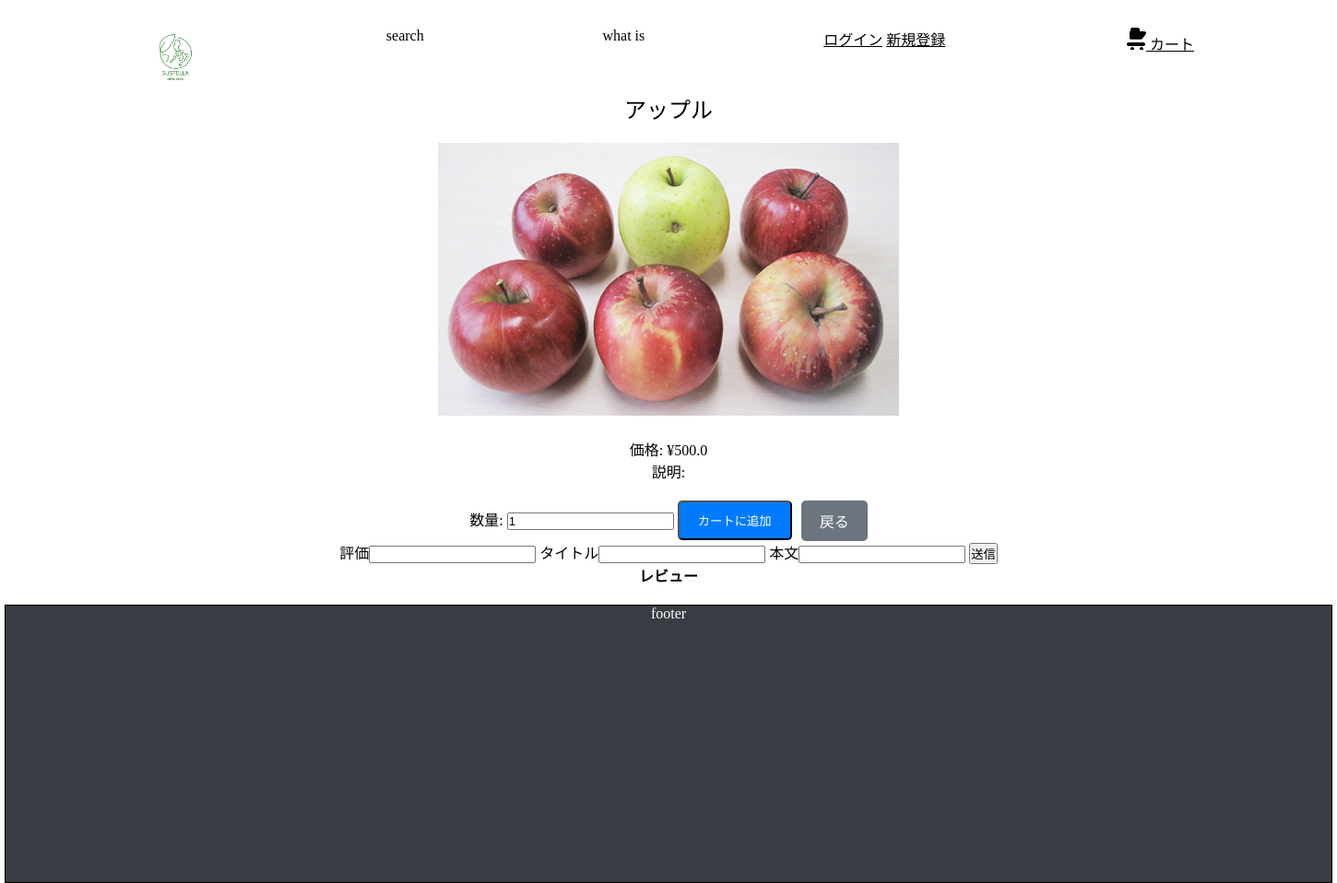
The page /store/1 on the database as committed earlier.
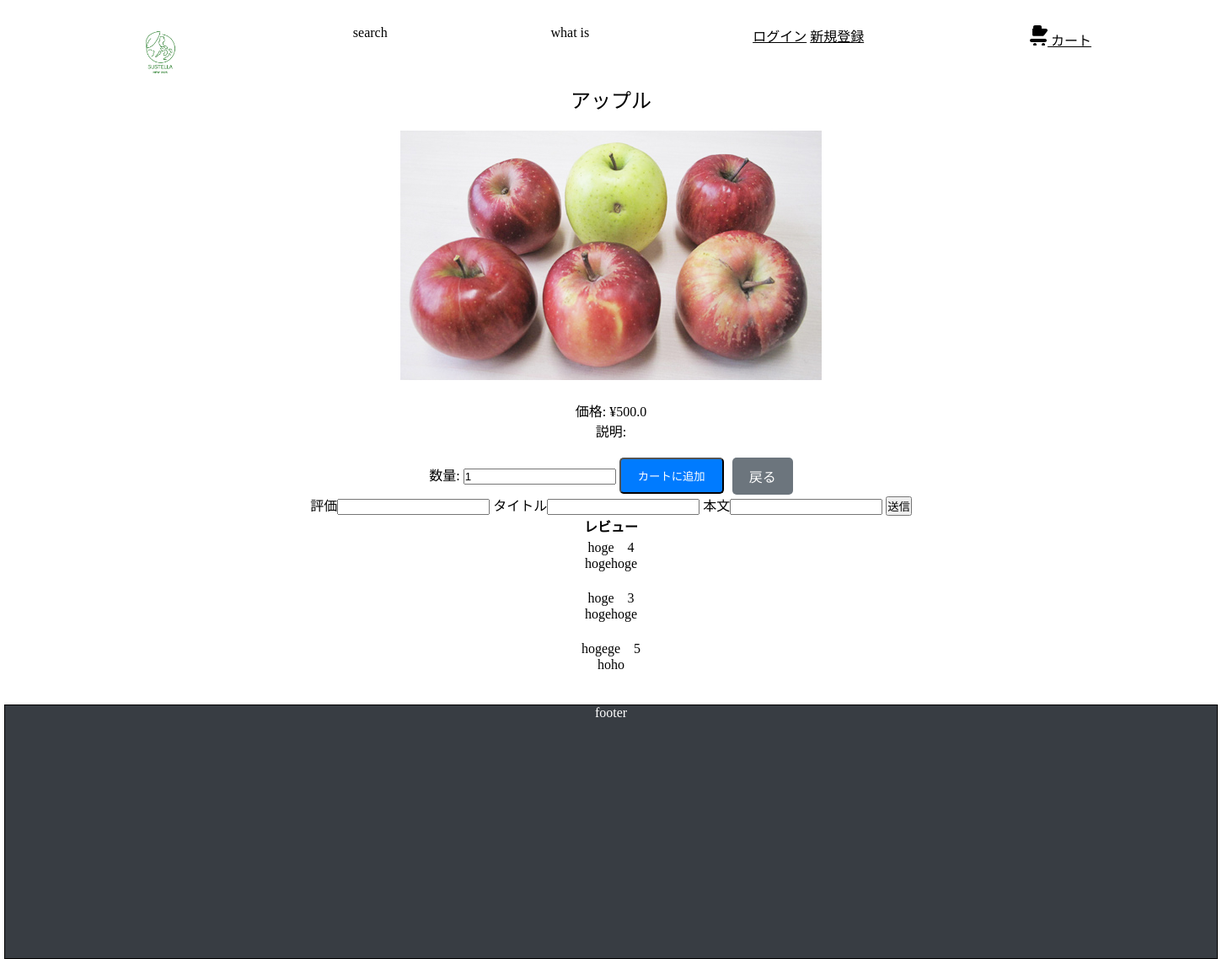
The same page on the database as committed later.
### app/models.py (models this page shows)
class Product(db.Model):
    __tablename__ = 'products'
    id = db.Column(db.Integer, primary_key=True)
    name = db.Column(db.String(50), nullable=False)
    category = db.Column(db.String(50), nullable=True)
    defect_reason = db.Column(db.String(100))
    purchase_price = db.Column(db.Float, nullable=True)
    sale_price = db.Column(db.Float, nullable=True)
    status = db.Column(db.Enum("available", "not_available",
                       name="product_status"), default="available")

class Review(db.Model):
    __tablename__ = 'review'
    id = db.Column(db.Integer, primary_key=True)
    product_id = db.Column(db.Integer, db.ForeignKey('products.id'), nullable=False)
    name = db.Column(db.String(50))
    star = db.Column(db.Integer)
    title = db.Column(db.String(100))
    describe = db.Column(db.Text)
    review_date = db.Column(db.DateTime, default=datetime.now())

### app/routes.py (the view)
@bp.route('/store/<int:id>')
def store(id):
    product = Product.query.get_or_404(id)
    image_url = url_for('static', filename=f'img/product/{product.id}.jpg')
    reviews = Review.query.filter(id == Review.product_id).all()
    return render_template('store.html', product=product, image_url=image_url, reviews=reviews)

### app/templates/store.html (shortened to what this page needs)
{% extends "layout.html" %}
{% block content %}
<div class="product-detail-container">
  <div class="product-detail">
    <h1 class="product-title">{{ product.name }}</h1>
    <div class="product-image">
      <img src="{{ image_url }}" alt="{{ product.name }}" />
    </div>
    <div class="product-info">
      <p><strong>価格:</strong> ¥{{ product.sale_price }}</p>
      <p><strong>説明:</strong> {{ product.description }}</p>
    </div>
    <div class="product-actions">
      <form action="{{ url_for('main.add_to_cart', product_id=product.id) }}" method="POST">
        <label for="quantity">数量:</label>
        <input type="number" name="quantity" id="quantity" value="1" min="1" required />
        <button type="submit" class="btn btn-primary">カートに追加</button>
      </form>
      <a href="/" class="btn btn-secondary">戻る</a>
    </div>
    <div>
      <div>
        <form action="{{ url_for('main.add_review', product_id=product.id) }}" method="post">
          <label>評価<input type="number" name="star"></label>
          <label>タイトル<input type="text" name="title"></label>
          <label>本文<input type="text" name="describe"></label>
          <input type="submit" value="送信">
        </form>
      </div>
      <div>
        <b>レビュー</b>
        {% for review in reviews %}
        <p>{{review.title}}　{{review.star}}</p>
        <p>{{review.describe}}</p>
        <br/>
        {% endfor %}
      </div>
    </div>
  </div>
</div>
{% endblock %}

### app/templates/layout.html (shortened to what this page needs)
<!DOCTYPE html>
<html lang="ja">
<head>
    <link rel="stylesheet" href="/static/css/reset-min.css">
    <link rel="stylesheet" href="/static/css/style.css">
</head>
{% include "hed.html" %}
<body>
    {% block content %}{% endblock %}
</body>
{% include "foot.html" %}
</html>

### app/templates/hed.html (shortened to what this page needs)
{% block hed %}
<header>
  <div class="header-wrapper flex-box">
    <div class="header-content">
      <a href="/"><img src="{{ url_for('static', filename='img/logo_3.png') }}" alt=""></a>
    </div>
    <div class="header-content">
      <p>search</p>
    </div>
    <div class="header-content">
      <p>what is</p>
    </div>
    <div class="header-content">
      {% if current_user.is_authenticated %}
        <a href="{{ url_for('main.profile') }}">プロフィール</a>
        <a href="{{ url_for('main.logout') }}">ログアウト</a>
      {% else %}
        <a href="{{ url_for('main.login') }}">ログイン</a>
        <a href="{{ url_for('main.register') }}">新規登録</a>
      {% endif %}
    </div>
    <div class="header-content">
      <a href="{{ url_for('main.cart') }}" class="cart-icon">
        カート
      </a>
    </div>
  </div>
</header>
{% endblock %}

### app/templates/foot.html (shortened to what this page needs)
<footer>
  <p>footer
  </p>
</footer>

### app/static/css/style.css (style rules this page uses)
.flex-box { display: flex; }
a { color: black; }
p { text-align: center; }
body { width: 1440px; margin: auto; }
.header-wrapper { height: 60px; justify-content: space-between; padding: 20px 100px 0; }
.header-content { padding: 10px 50px; border: none; }
.header-content a img { width: 70px; }
footer { height: 300px; border: 1px black solid; background-color: #383d43; }
footer p { color: white; }
html { height: 100%; }
.cart-icon { position: relative; display: inline-block; }

### app/templates/store.html (style rules this page uses)
.product-detail-container { max-width: 800px; margin: 0 auto; padding: 20px; }
.product-detail { text-align: center; }
.product-title { font-size: 24px; margin-bottom: 20px; }
.product-image img { max-width: 100%; height: auto; margin-bottom: 20px; }
.product-info { margin-bottom: 20px; }
.product-actions { display: flex; justify-content: center; gap: 10px; }
.btn { padding: 10px 20px; text-decoration: none; color: white; border-radius: 5px; }
.btn-primary { background-color: #007bff; }
.btn-secondary { background-color: #6c757d; }

Rows that differ between the two databases and show on the page:
added Review: title "hoge", star "4", describe "hogehoge"
added Review: title "hoge", star "3", describe "hogehoge"
added Review: title "hogege", star "5", describe "hoho"
